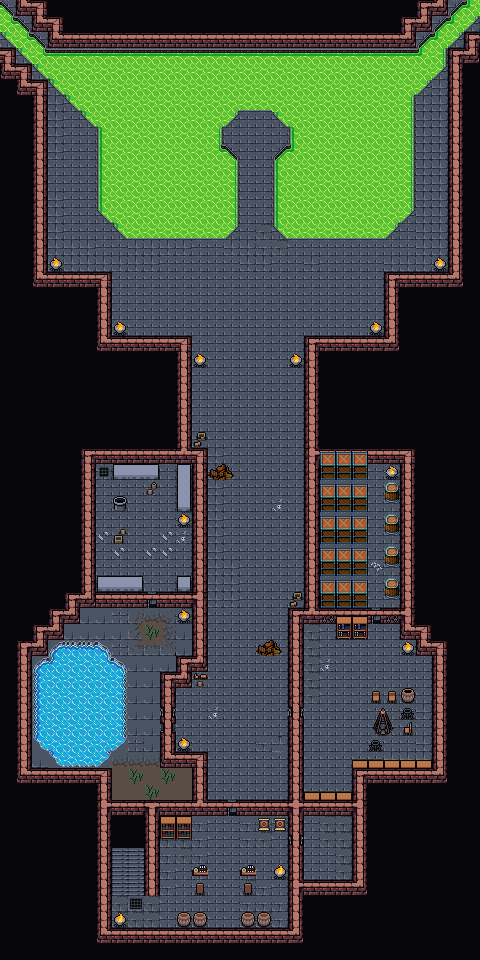

Rendered tile map (Tiled .tmx) drawn with the repository's tilesets; below, a short description and the map source with its tile grids summarised:
An orthogonal 30x60 tile map with 16x16 px tiles, 5 tile layers (Collision, Background, Foreground, Above, ...), 6 tilesets and 31 objects.

<map version="1.10" tiledversion="1.10.1" orientation="orthogonal" renderorder="right-down" width="30" height="60" tilewidth="16" tileheight="16" infinite="0" nextlayerid="21" nextobjectid="211">
 <editorsettings>
  <export format="tmx" />
 </editorsettings>
 <tileset firstgid="1" source="../../tileset/main.tsx" />
 <tileset firstgid="10113" source="../../tileset/buildings.tsx" />
 <tileset firstgid="11905" source="../../tileset/main-nocollide.tsx" />
 <tileset firstgid="22017" source="../../tileset/FarmFood.tsx" />
 <tileset firstgid="26113" source="../../tileset/dungeon/animatedtiles.tsx" />
 <tileset firstgid="42497" source="../../tileset/dungeon/dungeon_bis.tsx" />
 <layer id="17" name="Collision" width="30" height="60">
  <data>[1800 cells, 120 non-empty, 11 distinct tile ids]</data>
 </layer>
 <layer id="13" name="Background" width="30" height="60">
  <data>[1800 cells, 541 non-empty, 36 distinct tile ids]</data>
 </layer>
 <layer id="18" name="Foreground" width="30" height="60">
  <data>[1800 cells, 1433 non-empty, 87 distinct tile ids]</data>
 </layer>
 <layer id="19" name="Above" width="30" height="60">
  <properties>
   <property name="spriteLayer" type="bool" value="true" />
  </properties>
  <data>[1800 cells, 191 non-empty, 40 distinct tile ids]</data>
 </layer>
 <layer id="20" name="AboveSprites" width="30" height="60">
  <data>[1800 cells, 6 non-empty, 3 distinct tile ids]</data>
 </layer>
 <objectgroup id="12" name="Objects" opacity="0.9">
  <object id="140" template="../../obj/treasure.tx" x="308.807" y="867.623">
   <properties>
    <property name="reward">[{
  "type": "randomCard",
  "count": 1,
  "rarity": [ "rare", "mythic rare" ],
  "colors": [ "colorID" ]
},{
  "type": "randomCard",
  "count": 4,
  "rarity": [ "uncommon" ],
  "addMaxCount": 2
}]</property>
    <property name="spawn.Hard" type="bool" value="false" />
   </properties>
  </object>
  <object id="166" template="../../obj/manashards.tx" x="328.662" y="867.554" />
  <object id="167" template="../../obj/booster.tx" x="308.266" y="840.594">
   <properties>
    <property name="reward">[
  {
    "editions": [ "HBG" ],
    "type": "card",
    "count": 10,
    "rarity": [ "Common" ]
  },
  {
    "editions": [ "HBG" ],
    "type": "card",
    "count": 3,
    "rarity": [ "Uncommon" ]
  },
  {
    "editions": [ "HBG" ],
    "type": "card",
    "count": 3,
    "rarity": [ "Rare", "Mythic Rare" ]
  }
]
</property>
   </properties>
  </object>
  <object id="168" template="../../obj/gate.tx" gid="3221229597" x="287.943" y="843.397" width="14.0077" height="18.6486" rotation="90.4687" visible="1">
   <properties>
    <property name="dialog">[{
    "text":"This door is locked.",
    "loctext": "adv.grolnok_grolnok_f1.168.d.n0.text",
    "options":[
    { "name":"Leave", "locname": "adv.shared.leave" },
    {      
        "name":"Unlock with Grolnok's Key",
        "locname": "adv.grolnok_grolnok_f1.168.d.n3.name",     
        "condition":[{"item":"Grolnok's Key"}],    
        "text":"The gate is unlocked.",
        "loctext": "adv.grolnok_grolnok_f1.168.d.n2.text",
        "options":[{"name":"Continue", "locname": "adv.shared.continue", "action":[ {"deleteMapObject":-1},{"removeItem":"Grolnok's Key"}]} ]
    }
    ]
}]</property>
   </properties>
  </object>
  <object id="170" template="../../obj/door_down.tx" x="112.057" y="895.107" width="34.2466" height="35.0741" rotation="0.284412">
   <properties>
    <property name="direction" value="down" />
    <property name="teleport" value="../common/maps/map/grolnok/grolnok.tmx" />
   </properties>
  </object>
  <object id="177" template="../../obj/booster.tx" x="334.782" y="845.759">
   <properties>
    <property name="reward">[
  {
    "editions": [ "AFR" ],
    "type": "card",
    "count": 10,
    "rarity": [ "Common" ]
  },
  {
    "editions": [ "AFR" ],
    "type": "card",
    "count": 3,
    "rarity": [ "Uncommon" ]
  },
  {
    "editions": [ "AFR" ],
    "type": "card",
    "count": 3,
    "rarity": [ "Rare", "Mythic Rare" ]
  }
]
</property>
   </properties>
  </object>
  <object id="181" template="../../obj/enemy.tx" x="212.087" y="889.947" width="16" height="17.6724">
   <properties>
    <property name="enemy" value="Wild Rat" />
    <property name="threatRange" type="int" value="20" />
   </properties>
  </object>
  <object id="182" template="../../obj/enemy.tx" x="231.038" y="148.247" width="16" height="17.6724">
   <properties>
    <property name="effect">{ "startBattleWithCardInCommandZone": [ "Grolnok's Boss Effect"]
}</property>
    <property name="enemy" value="Grolnok" />
    <property name="reward">[
  {
    "type": "item",
    "probability": 1,
    "count": 1,
    "itemName": "Grolnok's Key"
  }
]
</property>
    <property name="threatRange" type="int" value="60" />
   </properties>
  </object>
  <object id="183" template="../../obj/gate.tx" gid="3221229597" x="226.355" y="821.63" width="15.7579" height="22.3749" rotation="0">
   <properties>
    <property name="dialog">[{
    "text":"This door is locked.",
    "loctext": "adv.grolnok_grolnok_f1.183.d.n0.text",
    "options":[
    { "name":"Leave", "locname": "adv.shared.leave" },
    {      
        "name":"Unlock with Rusty Old Key",
        "locname": "adv.grolnok_grolnok_f1.183.d.n3.name",     
        "condition":[{"item":"Rusty Old Key"}],    
        "text":"The gate is unlocked.",
        "loctext": "adv.grolnok_grolnok_f1.183.d.n2.text",
        "options":[{"name":"Continue", "locname": "adv.shared.continue", "action":[ {"deleteMapObject":-1},{"removeItem":"Rusty Old Key"}]} ]
    }
    ]
}]</property>
   </properties>
  </object>
  <object id="189" template="../../obj/enemy.tx" x="346" y="745.831" width="16" height="17.6724">
   <properties>
    <property name="enemy" value="Witch" />
    <property name="threatRange" type="int" value="60" />
   </properties>
  </object>
  <object id="190" template="../../obj/enemy.tx" x="242" y="407.164" width="16" height="17.6724">
   <properties>
    <property name="enemy" value="Froghemoth" />
    <property name="speedModifier" type="float" value="20" />
    <property name="threatRange" type="int" value="80" />
   </properties>
  </object>
  <object id="191" template="../../obj/enemy.tx" x="134" y="678.497" width="16" height="17.6724">
   <properties>
    <property name="enemy" value="Frog" />
    <property name="threatRange" type="int" value="20" />
    <property name="waypoints" value="209,208" />
   </properties>
  </object>
  <object id="192" template="../../obj/enemy.tx" x="142" y="790.497" width="16" height="21.0057">
   <properties>
    <property name="enemy" value="Frog" />
    <property name="threatRange" type="int" value="20" />
   </properties>
  </object>
  <object id="193" template="../../obj/enemy.tx" x="68" y="720.497" width="16" height="17.6724">
   <properties>
    <property name="enemy" value="Frog" />
    <property name="threatRange" type="int" value="20" />
   </properties>
  </object>
  </objectgroup>
</map>
<!-- 17 of 31 objects omitted -->
